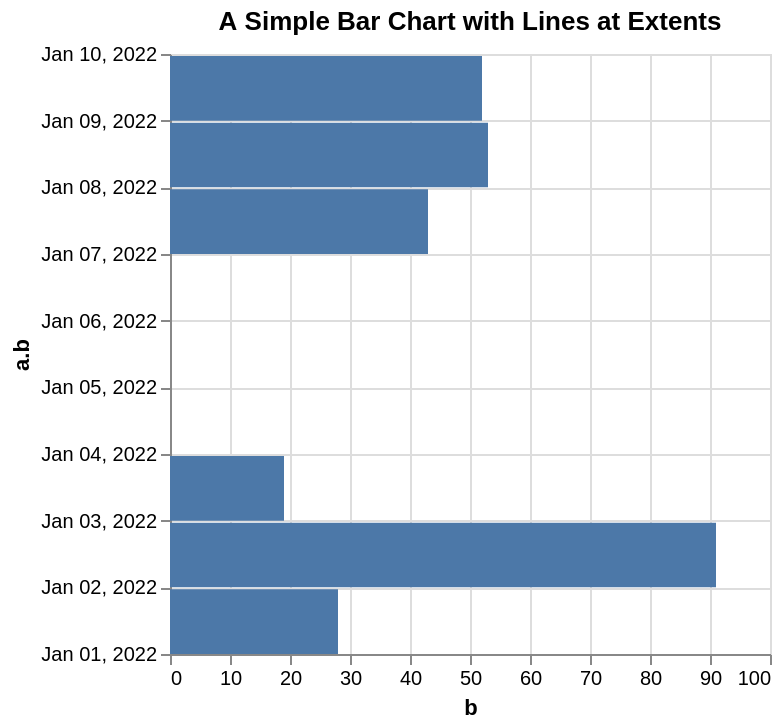

Specify this chart in Vega-Lite:
### Vega specification from a JSON file in a GitHub repository (floating-point values rounded to 4 significant figures)
{"$schema": "https://vega.github.io/schema/vega/v6.json", "background": "white", "padding": 5, "width": 300, "height": 300, "title": {"text": "A Simple Bar Chart with Lines at Extents", "frame": "group"}, "style": "cell", "data": [{"name": "source_0", "values": [{"a.b": "2022-01-01", "b": 28}, {"a.b": "2022-01-04", "b.b": 55}, {"a.b": "2022-01-07", "b": 43}, {"a.b": "2022-01-02", "b": 91}, {"a.b": "2022-01-05", "b.b": 81}, {"a.b": "2022-01-08", "b": 53}, {"a.b": "2022-01-03", "b": 19}, {"a.b": "2022-01-06", "b.b": 87}, {"a.b": "2022-01-09", "b": 52}]}, {"name": "data_0", "source": "source_0", "transform": [{"type": "formula", "expr": "toDate(datum[\"a.b\"])", "as": "a.b"}, {"type": "formula", "expr": "utcOffset('date', datum['a.b'], 1)", "as": "a.b_end"}, {"type": "stack", "groupby": ["a\\.b"], "field": "b", "sort": {"field": [], "order": []}, "as": ["b_start", "b_end"], "offset": "zero"}, {"type": "filter", "expr": "isValid(datum[\"b\"]) && isFinite(+datum[\"b\"]) && (isDate(datum[\"a.b\"]) || (isValid(datum[\"a.b\"]) && isFinite(+datum[\"a.b\"])))"}]}], "marks": [{"name": "marks", "type": "rect", "style": ["bar"], "from": {"data": "data_0"}, "encode": {"update": {"fill": {"value": "#4c78a8"}, "ariaRoleDescription": {"value": "bar"}, "description": {"signal": "\"b: \" + (format(datum[\"b\"], \"\")) + \"; a.b: \" + (timeFormat(datum[\"a.b\"], timeUnitSpecifier([\"year\",\"month\",\"date\"], {\"year-month\":\"%b %Y \",\"year-month-date\":\"%b %d, %Y \"})))"}, "x": {"scale": "x", "field": "b_end"}, "x2": {"scale": "x", "field": "b_start"}, "y2": {"scale": "y", "field": "a\\.b", "offset": {"signal": "0.5 + (abs(scale(\"y\", datum[\"a.b_end\"]) - scale(\"y\", datum[\"a.b\"])) < 0.25 ? 0.5 * (0.25 - (abs(scale(\"y\", datum[\"a.b_end\"]) - scale(\"y\", datum[\"a.b\"])))) : -0.5)"}}, "y": {"scale": "y", "field": "a\\.b_end", "offset": {"signal": "0.5 + (abs(scale(\"y\", datum[\"a.b_end\"]) - scale(\"y\", datum[\"a.b\"])) < 0.25 ? -0.5 * (0.25 - (abs(scale(\"y\", datum[\"a.b_end\"]) - scale(\"y\", datum[\"a.b\"])))) : 0.5)"}}}}}], "scales": [{"name": "x", "type": "linear", "domain": {"data": "data_0", "fields": ["b_start", "b_end"]}, "range": [0, {"signal": "width"}], "nice": true, "zero": true}, {"name": "y", "type": "utc", "domain": {"data": "data_0", "fields": ["a\\.b", "a\\.b_end"]}, "range": [{"signal": "height"}, 0]}], "axes": [{"scale": "x", "orient": "bottom", "gridScale": "y", "grid": true, "tickCount": {"signal": "ceil(width/40)"}, "domain": false, "labels": false, "aria": false, "maxExtent": 0, "minExtent": 0, "ticks": false, "zindex": 0}, {"scale": "y", "orient": "left", "gridScale": "x", "grid": true, "tickCount": {"signal": "ceil(height/40)"}, "tickMinStep": {"signal": "datetime(2001, 0, 2, 0, 0, 0, 0) - datetime(2001, 0, 1, 0, 0, 0, 0)"}, "domain": false, "labels": false, "aria": false, "maxExtent": 0, "minExtent": 0, "ticks": false, "zindex": 0}, {"scale": "x", "orient": "bottom", "grid": false, "title": "b", "labelFlush": true, "labelOverlap": true, "tickCount": {"signal": "ceil(width/40)"}, "zindex": 0}, {"scale": "y", "orient": "left", "grid": false, "title": "a.b", "format": {"signal": "timeUnitSpecifier([\"year\",\"month\",\"date\"], {\"year-month\":\"%b %Y \",\"year-month-date\":\"%b %d, %Y \"})"}, "labelOverlap": true, "tickCount": {"signal": "ceil(height/40)"}, "tickMinStep": {"signal": "datetime(2001, 0, 2, 0, 0, 0, 0) - datetime(2001, 0, 1, 0, 0, 0, 0)"}, "zindex": 0}]}
